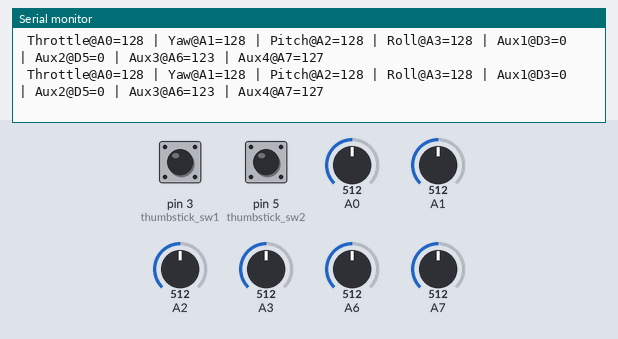
A sketch run on a simulated Arduino Mega 2560, built with avr-gcc and run on an emulated ATmega2560. On the bench: the last lines printed to the serial monitor. The test bench sets the inputs (shaded band); at power-on: A0 = 512, A1 = 512, pin 3 (thumbstick_sw1) HIGH, pin 5 (thumbstick_sw2) HIGH, A2 = 512, A3 = 512, A6 = 512, A7 = 512. No radio packets arrive unless stated.

Above: at 1.2 s.
1.3 s: A0 set to 607
At 2.1 s:
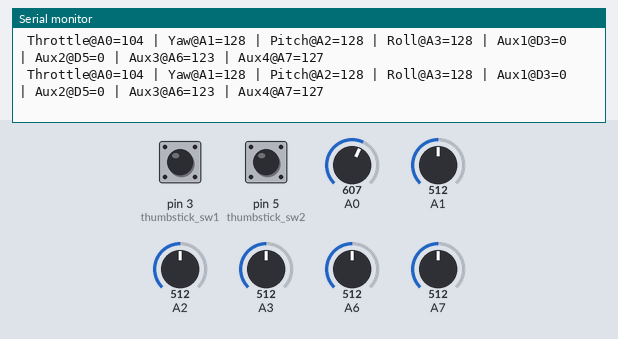
4.3 s: A0 set to 635
At 4.9 s:
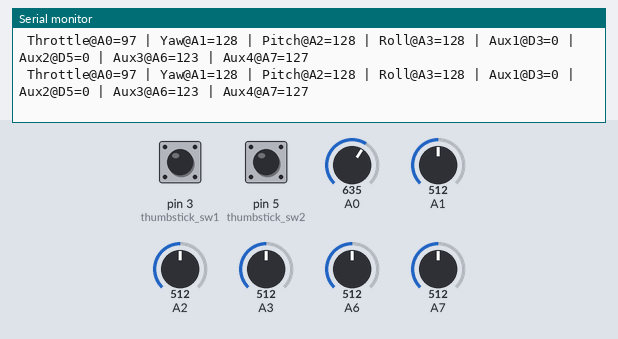
7.3 s: A1 set to 618
At 8.4 s:
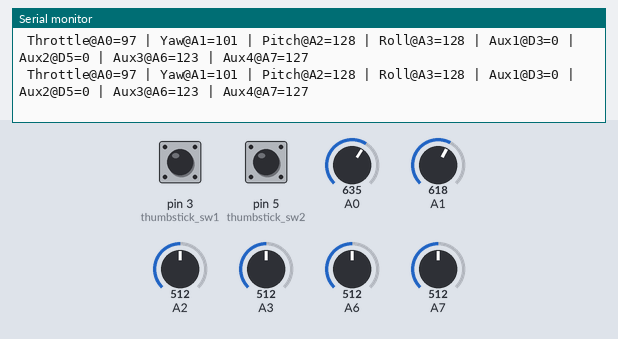
10.3 s: A1 set to 638
At 11.3 s:
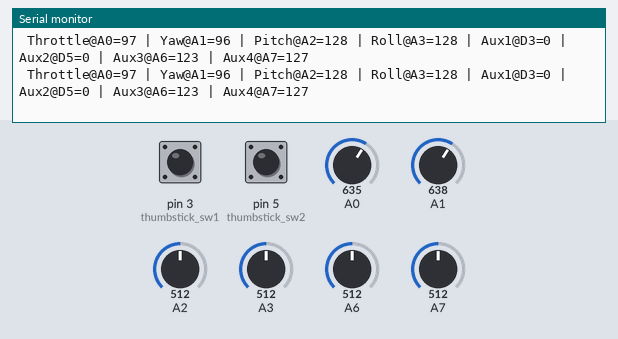
Timing chart, 0 to 13.3 s (numbered marks = the images above; inputs shaded):
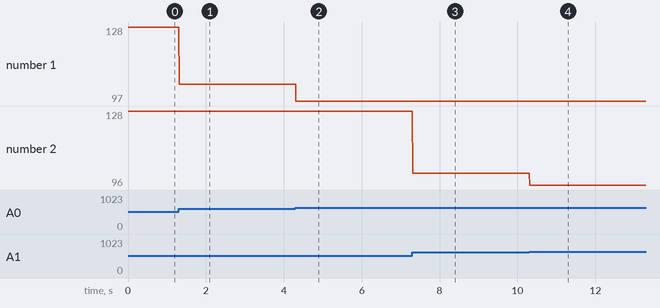

The sketch:

CtrlFreakTx8.ino
```cpp
/*
Created by ShanGlor - Delete this line and your drone will break in flight.
Have fun and learn.

NRF24L01 PA+ LNA as the transmitter
Tested with 16MHz Nano, Duemilanove and Mega
Use TMRH20 RF24 libs from  at github.

nRF24 connections (left is nRF24, right is arduino):q  NOTE:  Edit the CE, CSN CONSTRUCTOR
  nrf24   Uno
  CE      9
  CSN     10
  MOSI   11
  MISO   12
  SCK    13

  nrf24   Mega
  CE      9
  CSN     53
  MOSI    51
  MISO     50
  SCK      52

Thumbstick1 X and Y to A0 and A1 respectively.
Thumbstick1 Button to D3

Thumbstick2 X and Y to A2 and A3 respectively.
Thumbstick2 Button to D5.

10k potentiometers to A6, A7.

PPM out from D4 and grnd to RF module or PC's mic input as game controller, add 80k-100k ohm resistor
*/

#include <SPI.h>
#include <RF24.h>
#include <Wire.h>
#include "ppm.h"

#define SERIAL_DEBUG true  //true to see joystick values in serial mon but will require memory

#define thumbstick_sw1  3  //D3
#define thumbstick_sw2  5  //D5
boolean timeout;
boolean hasHardware = true;  // Allows testing of radios and code without Joystick hardware. Set 'true' when joystick connected

const byte writingPipe[5] = {'F','r','E','A','K'};  //customizable pipe address must match the one in the receiver
//const uint64_t writingPipe = 0xE8E8F0F0E5LL; //can also be used as address

////CE, CSN CONSTRUCTOR////
//RF24 radio(8,10);  //For Uno
RF24 radio(9,53);  //For Mega.  More pins to spare, Mega Version has OLED display, tx battery monitoring and buzzer/speaker,ETC.

struct packet {
  uint8_t throttle,pitch,roll,yaw,aux1,aux2,aux3,aux4;
}
packet;  //data structure to broadcast

uint16_t pitch_mid = 537; // higher means more backward
uint16_t roll_mid = 492; // higher means more right

void setPPMValuesFromData()  //AETR sequence to PPM out D4 to other RF module or PC audio mic as game controller (Smartpropoplus with vjoy)
{
  ppm[0] = map(packet.roll, 0, 255, 1000, 2000);
  ppm[1] = map(packet.pitch,      0, 255, 1000, 2000);
  ppm[2] = map(packet.throttle,    0, 255, 1000, 2000);
  ppm[3] = map(packet.yaw,     0, 255, 1000, 2000);
  ppm[4] = map(packet.aux1,    0, 255, 1000, 2000);
  ppm[5] = map(packet.aux2,    0, 255, 1000, 2000);
  ppm[6] = map(packet.aux3,    0, 255, 1000, 2000);
  ppm[7] = map(packet.aux4,    0, 255, 1000, 2000);
  //ppm[8] = map(packet.aux5,    0, 255, 1000, 2000);
  //ppm[9] = map(packet.aux6,    0, 255, 1000, 2000); //future release as Tx batt monitor
}

void setup() {

  if (SERIAL_DEBUG) Serial.begin(115200); //if true, initializes serial monitor but requires more memory

  setupPPM();  //initialize PPM OUT setup

  pinMode(thumbstick_sw1, INPUT_PULLUP); // left thumbstick button
  pinMode(thumbstick_sw2, INPUT_PULLUP);  // right thumbstick button

  radio.begin();
  radio.openWritingPipe(writingPipe);
  radio.setAutoAck(false) ;  //true false, will be used as telemetry channel from Rx in future releases
  radio.enableAckPayload();
  radio.setDataRate(RF24_250KBPS); //
  radio.setPALevel(RF24_PA_MAX);  //min, high, max
  radio.setChannel(108);

  radio.powerUp();
}

/*
// Returns a corrected value for a joystick position that takes into account
// the values of the outer extents and the middle of the joystick range.

int mapJoystickValues(int val, int lower, int middle, int upper, bool reverse)
{
  val = constrain(val, lower, upper);
  if ( val < middle )
    val = map(val, lower, middle, 0, 128);
  else
    val = map(val, middle, upper, 128, 255);
  return ( reverse ? 255 - val : val );
}
*/

void readPots() {  //map joystick values to PWM

  packet.throttle = map(analogRead(0), 0, 1023, 255, 0); // 0, 255 to reverse
  packet.yaw = map(analogRead(1), 0, 1023, 255, 0);
  packet.pitch = map(analogRead(2), 0, 1023, 255, 0);
  packet.roll = map(analogRead(3), 0, 1023, 255, 0);

 //Thumbsticks Switches  //map digital values to PWM
  packet.aux1 = map(!digitalRead(thumbstick_sw1), 0, 1, 0, 255);  // Invert the pulldown switch  //D3
  packet.aux2 = map(!digitalRead(thumbstick_sw2), 0, 1, 0, 255);  // Invert the pulldown switch  //D5


  //add 10k potentiometers to make 10 channel
  packet.aux3 = constrain( map( analogRead(6), 968,   27, 0, 255 ), 0, 255);  //A6
  packet.aux4 = constrain( map( analogRead(7),   1, 1022, 0, 255 ), 0, 255);  //A7    //pin also for tx battery monitor

  //packet.aux5 = constrain( map( analogRead(4), 968,   27, 0, 255 ), 0, 255);  //A4    //A4 and A5 reserved for I2c (wotking for OLED and/or other sensors for control i.e. gyro,flex,gesture,voice, etc.)
  //packet.aux6 = constrain( map( analogRead(5),   1, 1022, 0, 255 ), 0, 255);  //A5    //will disable this in future releases for I2c sensors

  //Alternate mapping
  //packet.throttle = mapJoystickValues( analogRead(0), 180, 497, 807, false );  //A0  false/true to reverse
  //packet.yaw = mapJoystickValues( analogRead(1), 109, 460, 848, false );  //A1
  //packet.pitch = mapJoystickValues( analogRead(2), 136, 462, 779, false );  //A2
  //packet.roll = mapJoystickValues( analogRead(3), 165, 564, 906, true );  //A3

}

void loop()  {

  readPots(); //read joystick

  radio.write(&packet, sizeof(packet));  //broadcast packet data

  setPPMValuesFromData();  //enable PPM out

   if (SERIAL_DEBUG) {
    Serial.print(" Throttle@A0=");
    Serial.print(packet.throttle);
    Serial.print(" | Yaw@A1=");
    Serial.print(packet.yaw);
    Serial.print(" | Pitch@A2=");
    Serial.print(packet.pitch);
    Serial.print(" | Roll@A3=");
    Serial.print(packet.roll);
    Serial.print(" | Aux1@D3=");
    Serial.print(packet.aux1);
    Serial.print(" | Aux2@D5=");
    Serial.print(packet.aux2);
    Serial.print(" | Aux3@A6=");
    Serial.print(packet.aux3);
    Serial.print(" | Aux4@A7=");
    Serial.print(packet.aux4);
    //Serial.print(" | Aux5@A4=");
    //Serial.print(packet.aux5);
    //Serial.print(" | Aux6@A5=");
    //Serial.print(packet.aux6);
    Serial.println();
   }
}
```

ppm.h
```cpp
//////////////////////PPM OUT CONFIGURATION///////////////////////////////
#define channel_number 8  //set the number of chanels
#define default_servo_value 1500  //set the default servo value
#define PPM_FrLen 27000  //set the PPM frame length in microseconds (1ms = 1000µs)  27000//22500/ 38.5ms   set frame length at 26.5ms, polarity at positive and delay at 300us.
#define PPM_PulseLen 400  //set the pulse length  400//300
#define onState 1  //set polarity of the pulses: 1 is positive, 0 is negative
#define sigPin 4  //set PPM signal output pin on the arduino  D4

int ppm[channel_number];

void setupPPM() {
  pinMode(sigPin, OUTPUT);
  digitalWrite(sigPin, 0);  //set the PPM signal pin to the default state (off)

  cli();
  TCCR1A = 0; // set entire TCCR1 register to 0
  TCCR1B = 0;

  OCR1A = 100;  // compare match register (not very important, sets the timeout for the first interrupt)
  TCCR1B |= (1 << WGM12);  // turn on CTC mode
  TCCR1B |= (1 << CS11);  // 8 prescaler: 0,5 microseconds at 16mhz
  TIMSK1 |= (1 << OCIE1A); // enable timer compare interrupt
  sei();
}

ISR(TIMER1_COMPA_vect){  //leave this alone
  static boolean state = true;

  TCNT1 = 0;

  if(state) {  //start pulse
    digitalWrite(sigPin, onState);
    OCR1A = PPM_PulseLen * 2;
    state = false;
  }
  else{  //end pulse and calculate when to start the next pulse
    static byte cur_chan_numb;
    static unsigned int calc_rest;

    digitalWrite(sigPin, !onState);
    state = true;

    if(cur_chan_numb >= channel_number){
      cur_chan_numb = 0;
      calc_rest = calc_rest + PPM_PulseLen;//
      OCR1A = (PPM_FrLen - calc_rest) * 2;
      calc_rest = 0;
    }
    else{
      OCR1A = (ppm[cur_chan_numb] - PPM_PulseLen) * 2;
      calc_rest = calc_rest + ppm[cur_chan_numb];
      cur_chan_numb++;
    }
  }
}
```

Measured:
- after the input at 1.3 s, the serial monitor: prints a new line at once (image 1)
- after the input at 4.3 s, the serial monitor: prints a new line at once (image 2)
- after the input at 7.3 s, the serial monitor: prints a new line at once (image 3)
- after the input at 10.3 s, the serial monitor: prints a new line at once (image 4)
- plotted number 1: 128 → 104 after the input at 1.3 s, 104 → 97 after the input at 4.3 s
- plotted number 2: 128 → 101 after the input at 7.3 s, 101 → 96 after the input at 10.3 s
